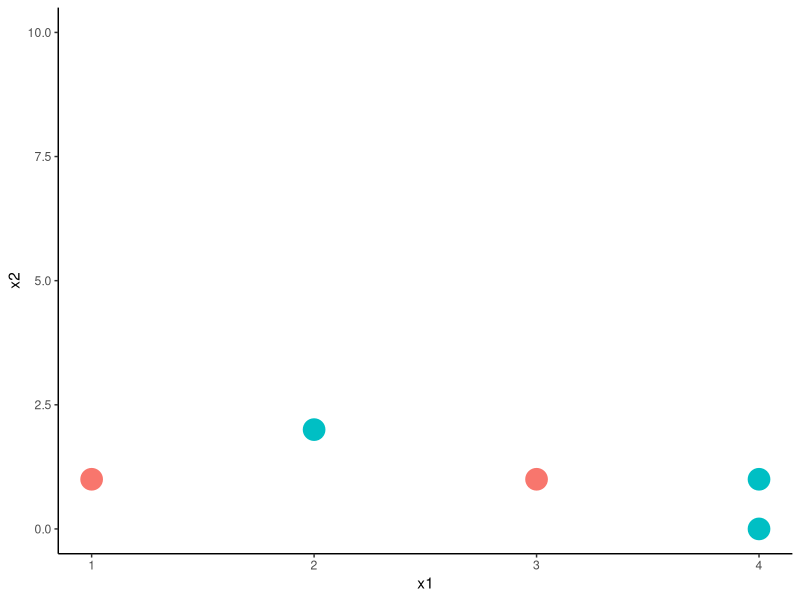
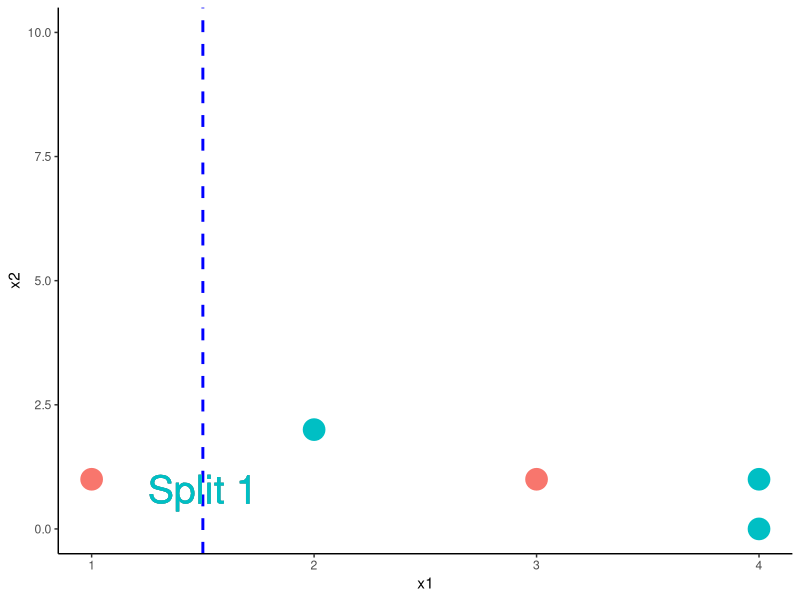
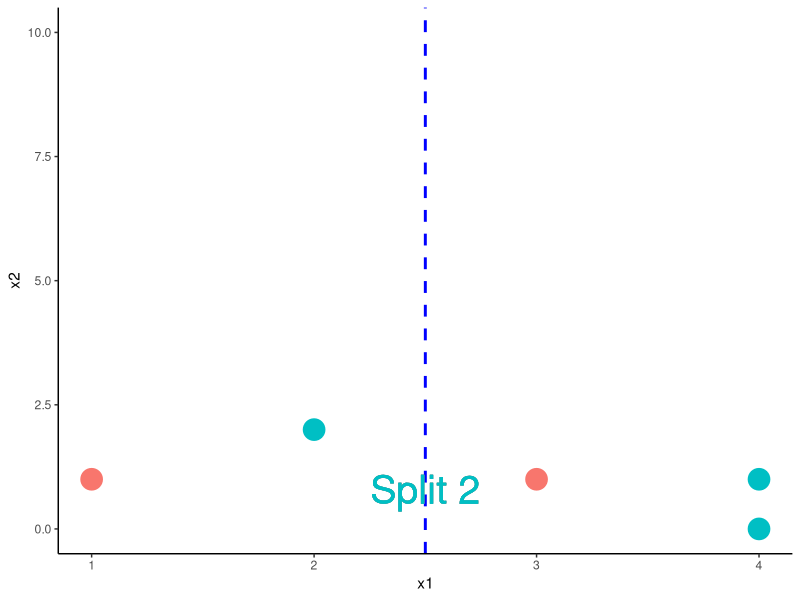
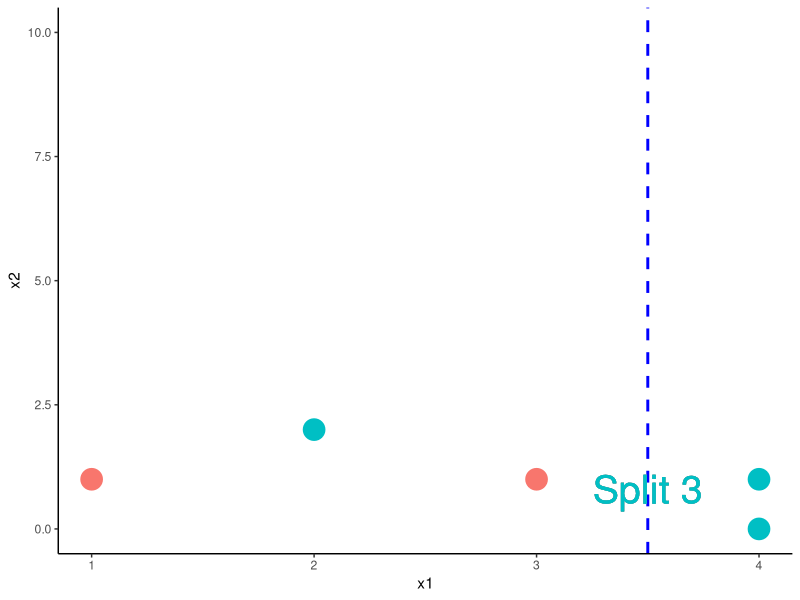

Write R code to recreate these figures, in order.
## ---- chunk 1
knitr::opts_chunk$set(echo = TRUE)
## ---- chunk 2
x1 = c(1:4,4)
x2 = c(1,2,1,0,1)
y = c(0,1,0,1,1)

d = data.frame(cbind(x1, x2, y))
library(ggplot2)
ggplot(d, aes(x=x1, y=x2, color = factor(y)))+geom_point(size =7)+ylim(0, 10)+
  theme_bw() +
  theme(axis.line = element_line(colour = "black"),
    panel.grid.major = element_blank(),
    panel.grid.minor = element_blank(),
    panel.border = element_blank(),
    panel.background = element_blank()) +
  theme(legend.position = "none")

## ---- chunk 3
x1 = c(1:4,4)
x2 = c(1,2,1,0,1)
y = c(0,1,0,1,1)

d = data.frame(cbind(x1, x2, y))
library(ggplot2)
ggplot(d, aes(x=x1, y=x2, color = factor(y)))+geom_point(size = 7)+ylim(0, 10)+geom_vline(xintercept=3/2, linetype="dashed", color = "blue", size=1)+ geom_text(x=3/2, y=.8, label="Split 1", size = 10)+
  theme_bw() +
  theme(axis.line = element_line(colour = "black"),
    panel.grid.major = element_blank(),
    panel.grid.minor = element_blank(),
    panel.border = element_blank(),
    panel.background = element_blank()) +
  theme(legend.position = "none")

## ---- chunk 4
x1 = c(1:4,4)
x2 = c(1,2,1,0,1)
y = c(0,1,0,1,1)

d = data.frame(cbind(x1, x2, y))
library(ggplot2)
ggplot(d, aes(x=x1, y=x2, color = factor(y)))+geom_point(size = 7)+ylim(0, 10)+geom_vline(xintercept=5/2, linetype="dashed", color = "blue", size=1)+ geom_text(x=5/2, y=.8, label="Split 2", size=10)+
  theme_bw() +
  theme(axis.line = element_line(colour = "black"),
    panel.grid.major = element_blank(),
    panel.grid.minor = element_blank(),
    panel.border = element_blank(),
    panel.background = element_blank()) +
  theme(legend.position = "none")

## ---- chunk 5
x1 = c(1:4,4)
x2 = c(1,2,1,0,1)
y = c(0,1,0,1,1)

d = data.frame(cbind(x1, x2, y))
library(ggplot2)
ggplot(d, aes(x=x1, y=x2, color = factor(y)))+geom_point(size = 7)+ylim(0, 10)+geom_vline(xintercept=7/2, linetype="dashed", color = "blue", size=1)+ geom_text(x=7/2, y=.8, label="Split 3", size=10)+
  theme_bw() +
  theme(axis.line = element_line(colour = "black"),
    panel.grid.major = element_blank(),
    panel.grid.minor = element_blank(),
    panel.border = element_blank(),
    panel.background = element_blank()) +
  theme(legend.position = "none")

